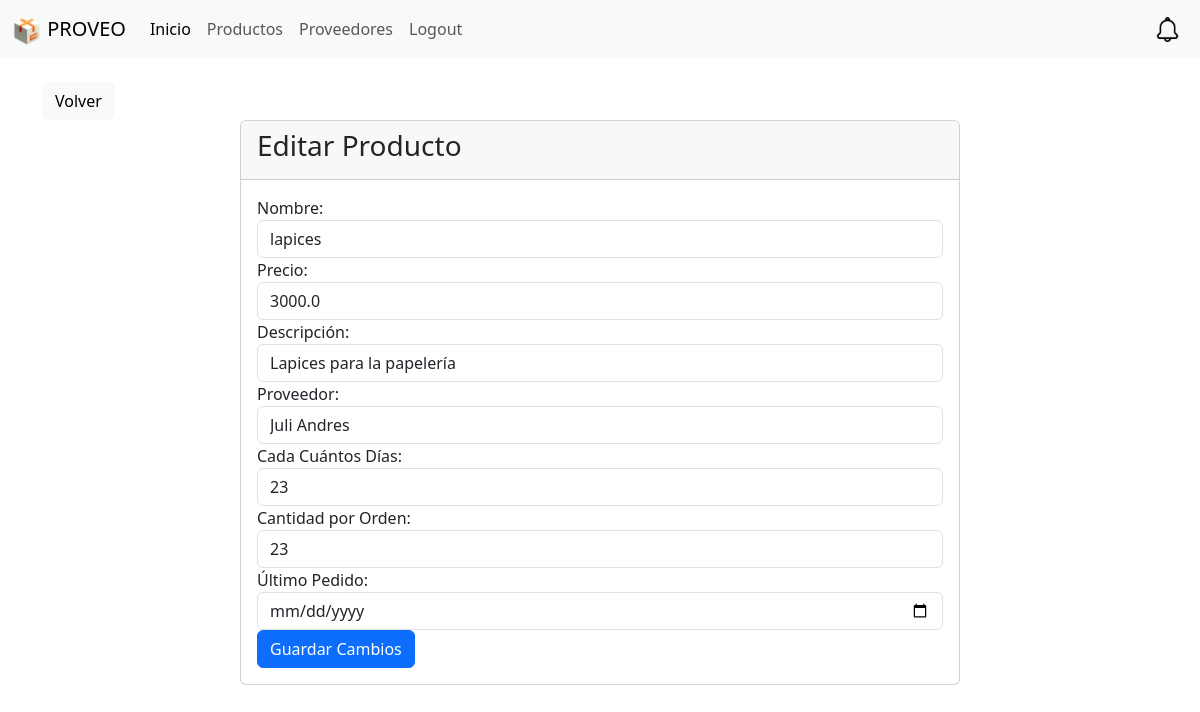
The page /editarPedido/24 (signed in) on the database its author committed.
### website/models.py (models this page shows, shortened)
class Producto(models.Model):
    nombre = models.CharField(max_length=50)
    precio = models.FloatField()
    descripcion = models.CharField(max_length=50)
    proveedor = models.ForeignKey(Proveedor, on_delete=models.CASCADE)
    cadaCuantosDias = models.IntegerField(default=0)
    cantidadPorOrden = models.IntegerField(default=0)
    fecha_registro = models.DateField(auto_now_add=True)
    userAsignado = models.ForeignKey(User, on_delete=models.CASCADE, default=1)
    ultimoPedido = models.DateField()

class Proveedor(models.Model):
    nombre = models.CharField(max_length=50)
    direccion = models.CharField(max_length=50)
    ciudad = models.CharField(max_length=50)
    telefono = models.CharField(max_length=50)
    email = models.CharField(max_length=50)
    userAsignado = models.ForeignKey(User, on_delete=models.CASCADE, default=1)

### website/views.py (the view, shortened to what this page needs)
# urls.py: path('editarPedido/<int:pk>', views.editarPedido, name='editarPedido'),
def editarPedido(request, pk):
    if request.user.is_authenticated:
        user = request.user
        producto = Producto.objects.get(id=pk)
        if user == producto.userAsignado:
            return render(request, 'editarProducto.html', {'producto': producto, 'proveedores': Proveedor.objects.filter(userAsignado=user)})
        else:
            messages.error(
                request, 'No tienes permiso para editar este producto')
            return redirect('home')
    else:
        messages.error(request, 'Necesitas iniciar sesión')
        return redirect('home')

### website/templates/editarProducto.html (shortened to what this page needs)
{% extends "base.html" %}
{% block content %}{% include "volverProd.html" %}
<div class="container">
  <div class="row">
    <div class="col-md-8 offset-md-2">
      <div class="card">
        <div class="card-header">
          <h3 class="card-title">Editar Producto</h3>
        </div>
        <div class="card-body">
          <form method="POST">
            <div class="form-group">
              <label for="nombre">Nombre:</label>
              <input type="text" class="form-control" id="nombre" name="nombre" value="{{ producto.nombre }}">
            </div>
            <div class="form-group">
              <label for="precio">Precio:</label>
              <input type="number" step="0.01" class="form-control" id="precio" name="precio" value="{{ producto.precio }}">
            </div>
            <div class="form-group">
              <label for="descripcion">Descripción:</label>
              <input type="text" class="form-control" id="descripcion" name="descripcion" value="{{ producto.descripcion }}">
            </div>
            <div class="form-group">
              <label for="proveedor">Proveedor:</label>
              <select class="form-control" id="proveedor" name="proveedor">
                {% for proveedor in proveedores %}
                <option value="{{ proveedor.id }}" {% if producto.proveedor_id == proveedor.id %} selected {% endif %}>{{ proveedor.nombre }}</option>
                {% endfor %}
              </select>
            </div>
            <div class="form-group">
              <label for="cadaCuantosDias">Cada Cuántos Días:</label>
              <input type="number" class="form-control" id="cadaCuantosDias" name="cadaCuantosDias" value="{{ producto.cadaCuantosDias }}">
            </div>
            <div class="form-group">
              <label for="cantidadPorOrden">Cantidad por Orden:</label>
              <input type="number" class="form-control" id="cantidadPorOrden" name="cantidadPorOrden" value="{{ producto.cantidadPorOrden }}">
            </div>
            <div class="form-group">
              <label for="ultimoPedido">Último Pedido:</label>
              <input type="date" class="form-control" id="ultimoPedido" name="ultimoPedido" value="{{ producto.ultimoPedido }}">
            </div>
            <button type="submit" class="btn btn-primary">Guardar Cambios</button>
          </form>
        </div>
      </div>
    </div>
  </div>
</div>
{% endblock %}

### rows shown on the page
Producto: nombre "lapices", precio "3000.0", descripcion "Lapices para la papelería", proveedor "Juli Andres", cadaCuantosDias "23", cantidadPorOrden "23"
